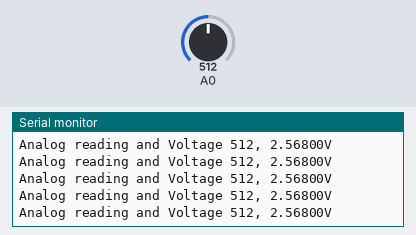
A sketch run on a simulated Arduino Uno, built with avr-gcc and run on an emulated ATmega328P. On the bench: the last lines printed to the serial monitor. Inputs (shaded band) come from the test bench; at power-on: A0 = 512.

Above: at 1.2 s.
1.3 s: A0 set to 107
At 1.42 s:
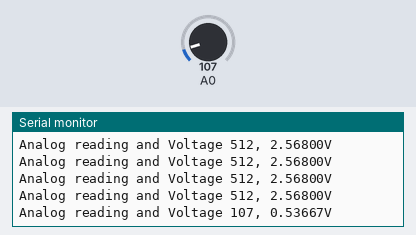
4.3 s: A0 set to 92
At 4.3 s:
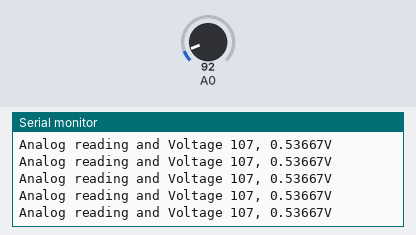
13.3 s: A0 set to 8
At 13.3 s:
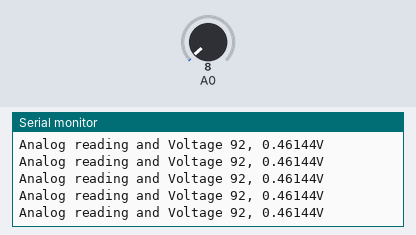
16.3 s: A0 set to 11
At 16.3 s:
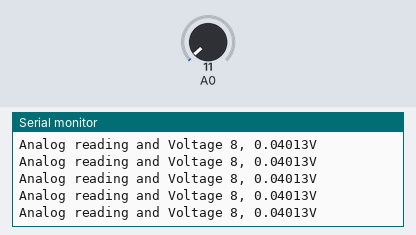
Timing chart, 0 to 19.3 s (numbered marks = the images above; inputs shaded):
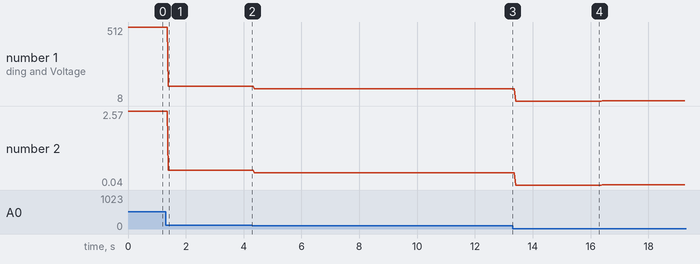

Measured:
- after the input at 1.3 s, the serial monitor: prints a new line after 0.10 s (image 1)
- plotted number 1: 512 → 107 after the input at 1.3 s, 107 → 92 after the input at 4.3 s, 92 → 8 after the input at 13.3 s, 8 → 11 after the input at 16.3 s
- plotted number 2: 2.57 → 0.54 after the input at 1.3 s, 0.54 → 0.46 after the input at 4.3 s, 0.46 → 0.04 after the input at 13.3 s, 0.04 → 0.06 after the input at 16.3 s

The sketch:

ADCVoltage.ino
```cpp
#define VREF 5.136  // what reference voltage is being used for the ADC?
//#define VREF 2.493

void setup() {
  Serial.begin(9600);
  // (Don't connect a voltage to AREF pin if not using EXTERNAL reference in sketch)
  analogReference(DEFAULT);   // DEFAULT=VCC 5v    EXTERNAL=AREF pin input voltage
  //analogReference(EXTERNAL);
}

void loop() {
  // input voltage = number of steps * voltage per step
  // eg. VREF=5V, ADC=10 bit=1024 steps,  5v/1024=4.88mV/step
  //   if there is 2.5v at A0 input, analog reading = 512
  //   so measured voltage = 512 steps * 4.88mv/step = 2.5V
  int reading = analogRead(A0);                // read A0 voltage
  float vMeasured = reading * VREF / 1024.0;   // calculate voltage
  Serial.print("Analog reading and Voltage ");
  Serial.print(reading); Serial.print(", ");
  Serial.print(vMeasured, 5);                  // print 5 digits after decimal
  Serial.println("V");
}
```
